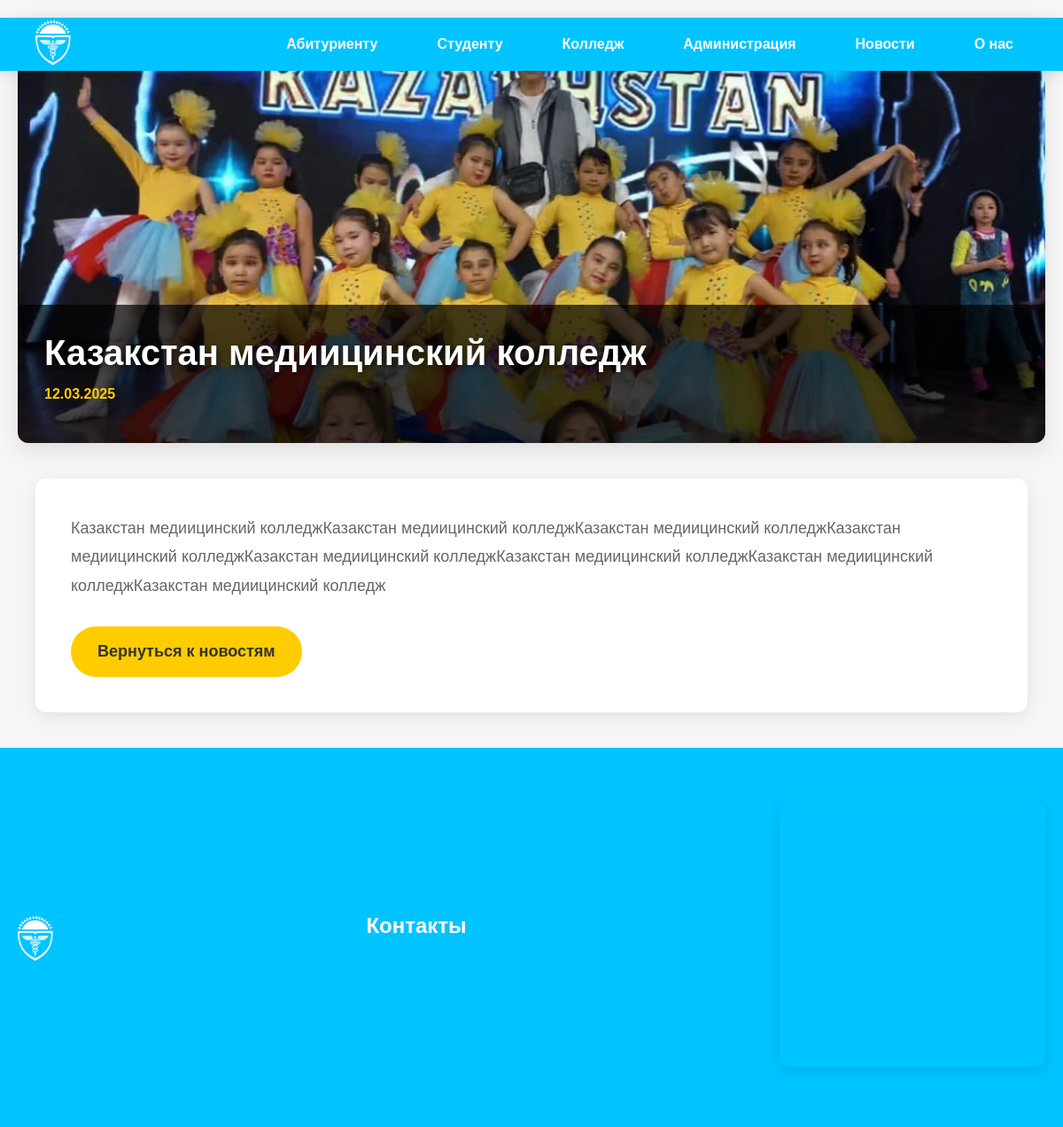
The page /news/1 on the database as committed earlier.
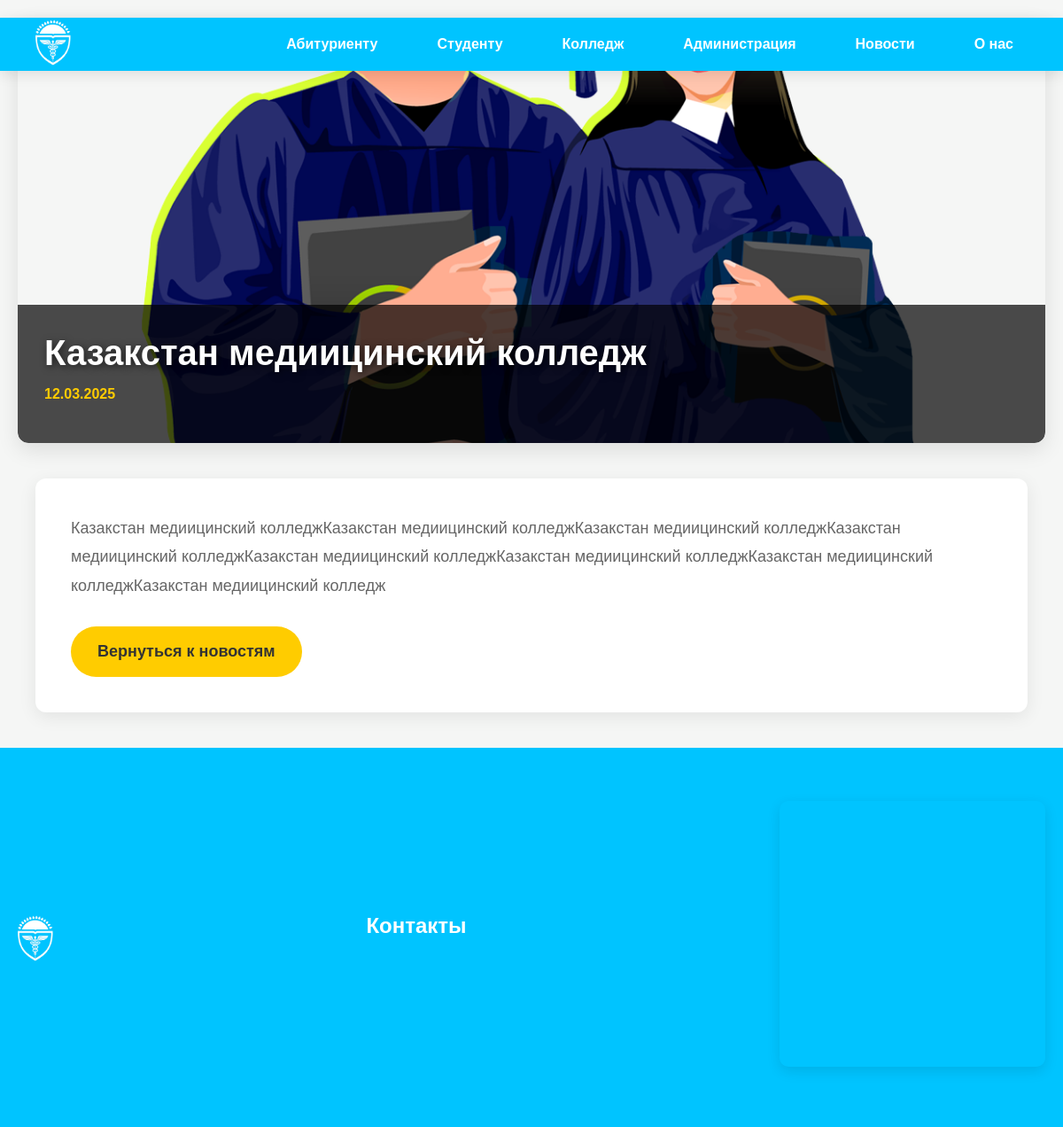
The same page on the database as committed later.
### talant_app/models.py (models this page shows, shortened)
class News(models.Model):
    date = models.DateField(verbose_name="Дата")
    title = models.CharField(max_length=200, verbose_name="Заголовок")
    text = models.TextField(verbose_name="Текст")
    image = models.ImageField(upload_to='news/', verbose_name="Изображение")
    class Meta:
        verbose_name = "Новость"
        verbose_name_plural = "Новости"

### talant_app/views.py (the view)
# urls.py: path('news/<int:id>', views.news,name='news'),
def news(request,id):
    news = News.objects.get(id=id)
    footer = FooterContact.objects.first()
    return render(request, 'news.html',{'news':news,'footer':footer})

### talant_app/templates/news.html (shortened to what this page needs)
{% load static %}
<!DOCTYPE html>
<html lang="en">
<head>
    <link rel="stylesheet" href="{% static 'css/style.css' %}">
</head>
<body>
     <header class="header">
    <div class="logo">
        <a href="{% url 'home' %}">
                <img class="log" src="{% static 'imgs/logo9.png' %}" style="width: 40px" alt="Логотип">
            </a>
    </div>
    <nav class="nav" id="nav-menu">
        <div class="dropdown">
            <a href="#" class="dropdown-toggle">Абитуриенту</a>
        </div>
         <div class="dropdown">
            <a href="#" class="dropdown-toggle">Студенту</a>
        </div>
         <div class="dropdown">
            <a href="#" class="dropdown-toggle">Колледж</a>
        </div>
         <a href="#qyzmetker">Администрация</a>
        <a href="#news">Новости</a>
        <a href="#about">О нас </a>
    </nav>
</header>
    <section class="news-detail">
        <div class="news-hero">
            <img src="{{ news.image.url }}" alt="{{ news.title }}" class="news-hero-image">
            <div class="news-hero-content">
                <h1>{{ news.title }}</h1>
                <p class="news-date">{{ news.date|date:"d.m.Y" }}</p>
            </div>
        </div>
        <div class="news-content">
            <div class="news-text">
                <p>{{ news.text }}</p>
                <a href="{% url 'home' %}" class="btn">Вернуться к новостям</a>
            </div>
        </div>
    </section>
     <footer>
      <div class="containerf">
        <div class="footer-left">
           <a href="{% url 'home' %}">
                <img class="log" src="{% static 'imgs/logo9.png' %}" style="width: 40px" alt="Логотип">
            </a>
        </div>
        <div class="footer-center">
          <h3>Контакты</h3>
        </div>
        <div class="footer-right">
<iframe src="https://www.google.com/maps/embed?pb=!1m18!1m12!1m3!1d2950.36350282744!2d69.5967332750969!3d42.313445038046886!2m3!1f0!2f0!3f0!3m2!1i1024!2i768!4f13.1!3m3!1m2!1s0x38a91e98f30856e5%3A0x1d677fa74ea0d71f!2z0YPQu9C40YbQsCDQotC-0LrQsNC10LLQsCAyNywg0KjRi9C80LrQtdC90YIgMTYwMDAw!5e0!3m2!1sru!2skz!4v1747377458950!5m2!1sru!2skz" width="600" height="450" style="border:0;" allowfullscreen="" loading="lazy"></iframe>        </div>
      </div>
    </footer>
</body>
</html>

Rows that differ between the two databases and show on the page:
changed News "Казакстан медиицинский колледж": image: a different picture
